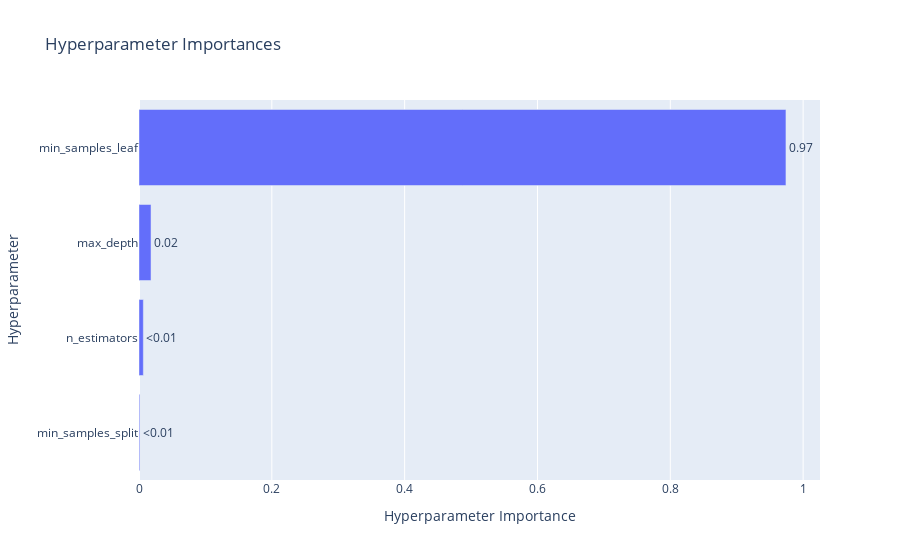

Notebook cell for this chart:
### Code cell
# Visualize the importance of each hyperparameter based on the Optuna study.
# This plot helps to understand which hyperparameters most significantly impact the objective function.

optuna.visualization.plot_param_importances(study)

### Figure 1 — Plotly figure (JSON) as saved in the notebook; plotly's stock layout.template omitted (floating-point values rounded to 4 significant figures)
{"data": [{"cliponaxis": false, "hovertemplate": ["min_samples_split (IntDistribution): 0.0012260872806540326<extra></extra>", "n_estimators (IntDistribution): 0.006531924033452141<extra></extra>", "max_depth (IntDistribution): 0.018095971193719626<extra></extra>", "min_samples_leaf (IntDistribution): 0.9741460174921741<extra></extra>"], "name": "Objective Value", "orientation": "h", "text": ["<0.01", "<0.01", "0.02", "0.97"], "textposition": "outside", "type": "bar", "x": [0.001226, 0.006532, 0.0181, 0.9741], "y": ["min_samples_split", "n_estimators", "max_depth", "min_samples_leaf"]}], "layout": {"title": {"text": "Hyperparameter Importances"}, "xaxis": {"title": {"text": "Hyperparameter Importance"}}, "yaxis": {"title": {"text": "Hyperparameter"}}}}
